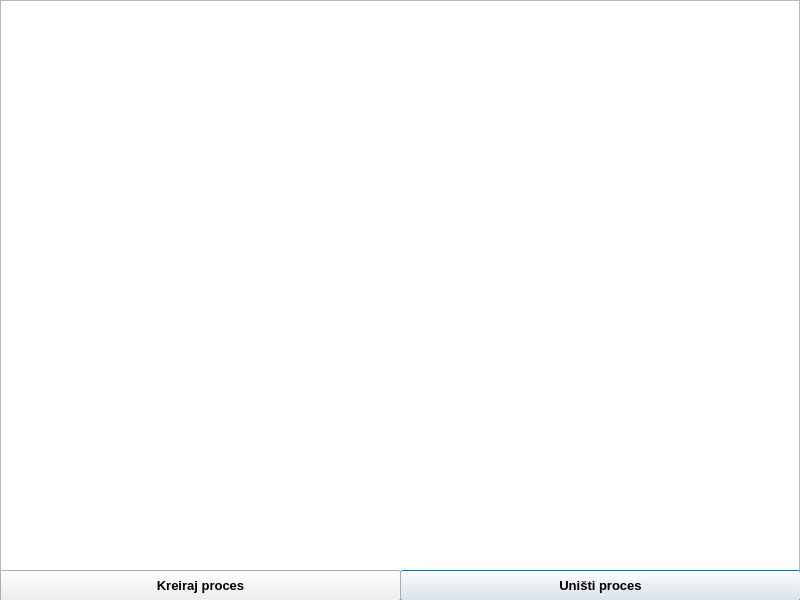
<?xml version="1.0" encoding="UTF-8"?>
<ui version="4.0">
 <class>Dialog</class>
 <widget class="QDialog" name="Dialog">
  <property name="geometry">
   <rect>
    <x>0</x>
    <y>0</y>
    <width>800</width>
    <height>600</height>
   </rect>
  </property>
  <property name="windowTitle">
   <string>Dialog</string>
  </property>
  <widget class="QGraphicsView" name="graphicsView">
   <property name="geometry">
    <rect>
     <x>0</x>
     <y>0</y>
     <width>800</width>
     <height>600</height>
    </rect>
   </property>
   <property name="verticalScrollBarPolicy">
    <enum>Qt::ScrollBarAlwaysOff</enum>
   </property>
   <property name="horizontalScrollBarPolicy">
    <enum>Qt::ScrollBarAlwaysOff</enum>
   </property>
  </widget>
  <widget class="QPushButton" name="pushButton_2">
   <property name="geometry">
    <rect>
     <x>400</x>
     <y>570</y>
     <width>401</width>
     <height>31</height>
    </rect>
   </property>
   <property name="font">
    <font>
     <pointsize>10</pointsize>
     <weight>75</weight>
     <bold>true</bold>
    </font>
   </property>
   <property name="text">
    <string>Uništi proces</string>
   </property>
  </widget>
  <widget class="QPushButton" name="pushButton">
   <property name="geometry">
    <rect>
     <x>0</x>
     <y>570</y>
     <width>401</width>
     <height>31</height>
    </rect>
   </property>
   <property name="font">
    <font>
     <pointsize>10</pointsize>
     <weight>75</weight>
     <bold>true</bold>
    </font>
   </property>
   <property name="text">
    <string>Kreiraj proces</string>
   </property>
  </widget>
 </widget>
 <layoutdefault spacing="6" margin="11"/>
 <resources/>
 <connections/>
</ui>
